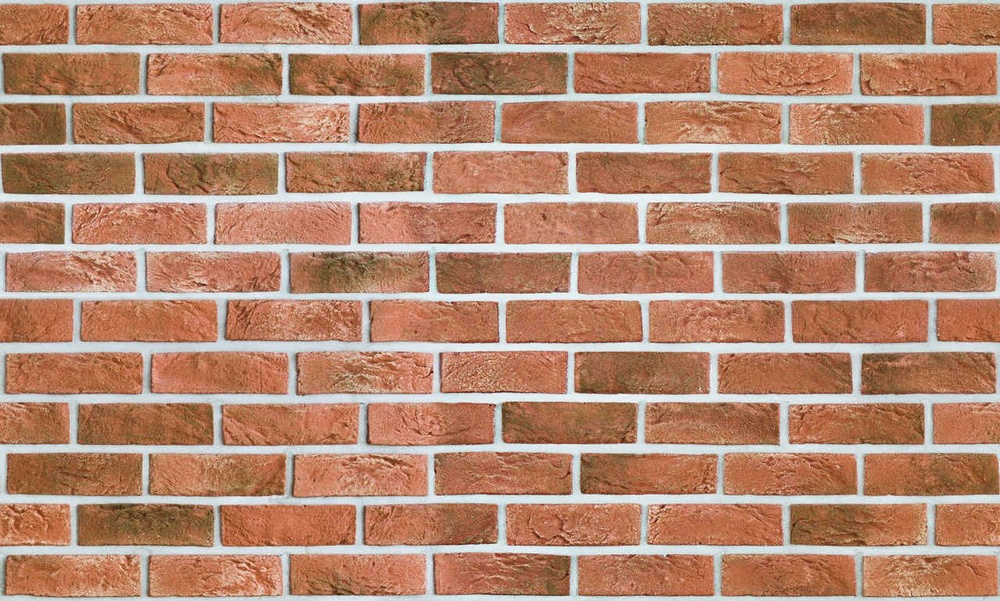
#> input picture Texture-classification/textH/dataset/train/brick/brick1.jpg, 1000 x 601 px, shrunk from 1280 x 769 before the run; its folder holds only this picture in this run
$ jupyter execute --allow-errors Untitled.ipynb   (older library calls are emulated)
#> lines starting #> are read from the running program, lines starting #| are printed output that depends on the picture
#> further down, image is the input picture: shape (601, 1000, 3); mean B, G, R 111.3, 135.3, 181.5
#> `gray = cv2.cvtColor(image, cv2.COLOR_BGR2GRAY)`:
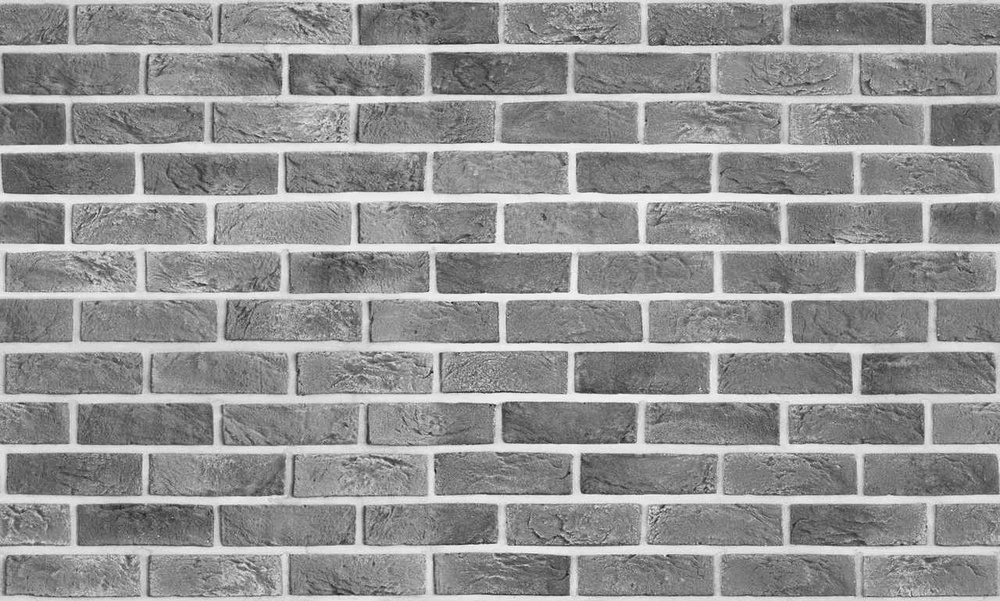
#> gray: shape (601, 1000); min 20, max 255, mean 146.4
[cell 1]
import cv2
import numpy as np
import os
import glob
import mahotas as mt
from sklearn.svm import LinearSVC

# function to extract haralick textures from an image
def extract_features(image):
    textures = mt.features.haralick(image)
    ht_mean  = textures.mean(axis=0)
    return ht_mean

# load the training dataset
train_path  = "dataset/train"
train_names = os.listdir(train_path)

# empty list to hold feature vectors and train labels
train_features = []
train_labels   = []

# loop over the training dataset
print("[STATUS] Started extracting haralick textures..")
#> (the rest of this cell did not finish here and is left out)


$ run again, on Texture-classification/textH/dataset/train/brick/brick2.jpg
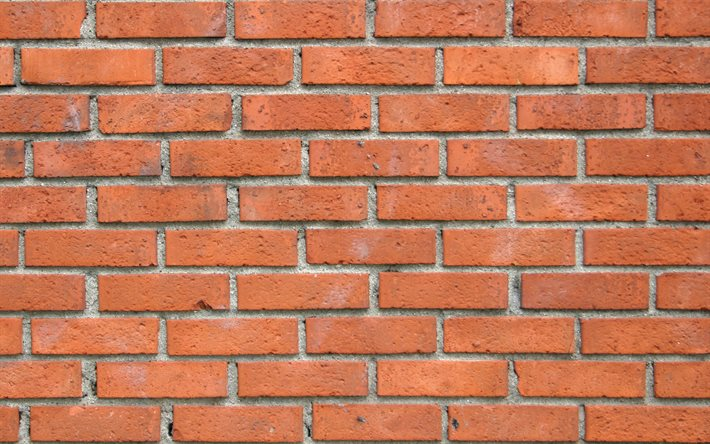
#> input picture Texture-classification/textH/dataset/train/brick/brick2.jpg, 710 x 444 px
#> image is the input picture: shape (444, 710, 3); mean B, G, R 90, 120.7, 191.3
#> `gray = cv2.cvtColor(image, cv2.COLOR_BGR2GRAY)`:
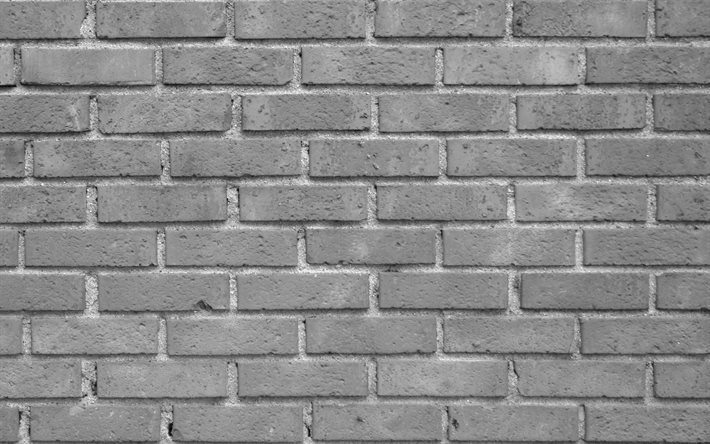
#> gray: shape (444, 710); min 2, max 254, mean 138.3
